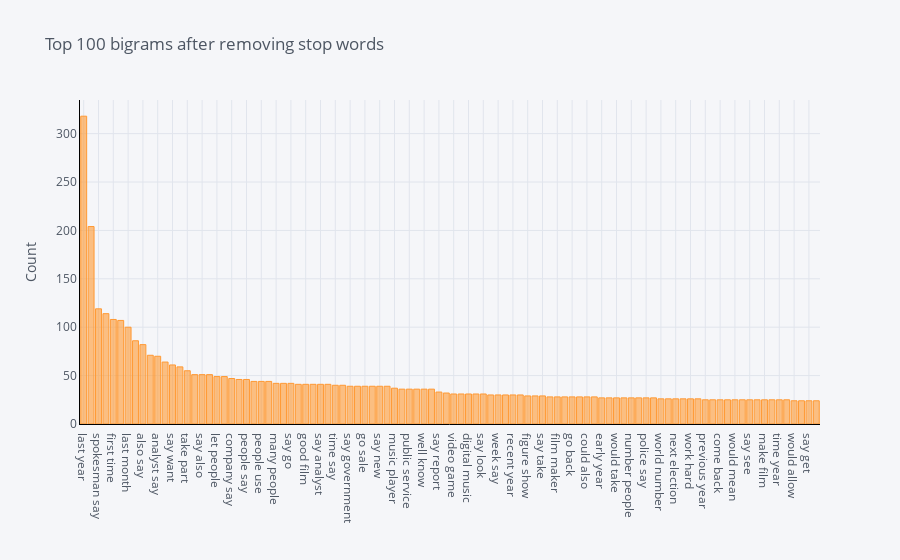

Notebook source saved alongside this figure:
### Code cell
plot_model(plot = 'bigram')

### Figure 1 — Plotly figure (JSON) as saved in the notebook; plotly's stock layout.template omitted (floating-point values rounded to 4 significant figures)
{"data": [{"marker": {"color": "rgba(255, 153, 51, 0.6)", "line": {"color": "rgba(255, 153, 51, 1.0)", "width": 1}}, "name": "count", "orientation": "v", "text": "", "type": "bar", "x": ["last year", "say would", "spokesman say", "last week", "first time", "say say", "last month", "next year", "also say", "year say", "analyst say", "take place", "say want", "next week", "take part", "say statement", "say also", "say plan", "let people", "say think", "company say", "firm say", "people say", "report say", "people use", "next month", "many people", "government say", "say go", "half time", "good film", "say people", "say analyst", "say make", "time say", "say could", "say government", "say add", "go sale", "young people", "say new", "would make", "music player", "say hope", "public service", "would also", "well know", "say expect", "say report", "say many", "video game", "say good", "digital music", "first half", "say look", "statement say", "week say", "people want", "recent year", "could use", "figure show", "new year", "say take", "take action", "film maker", "end year", "go back", "make clear", "could also", "later year", "early year", "good director", "would take", "local government", "number people", "play game", "police say", "also include", "world number", "good actor", "next election", "tory say", "work hard", "early week", "previous year", "would put", "come back", "come year", "would mean", "say feel", "say see", "make easy", "make film", "take advantage", "time year", "would help", "would allow", "would give", "say get", "well say"], "y": [318, 204, 119, 114, 108, 107, 100, 86, 82, 71, 70, 64, 61, 59, 55, 51, 51, 51, 49, 49, 47, 46, 46, 44, 44, 44, 42, 42, 42, 41, 41, 41, 41, 41, 40, 40, 39, 39, 39, 39, 39, 39, 37, 36, 36, 36, 36, 36, 33, 32, 31, 31, 31, 31, 31, 30, 30, 30, 30, 30, 29, 29, 29, 28, 28, 28, 28, 28, 28, 28, 27, 27, 27, 27, 27, 27, 27, 27, 26, 26, 26, 26, 26, 26, 25, 25, 25, 25, 25, 25, 25, 25, 25, 25, 25, 25, 24, 24, 24, 24]}], "layout": {"legend": {"bgcolor": "#F5F6F9", "font": {"color": "#4D5663"}}, "paper_bgcolor": "#F5F6F9", "plot_bgcolor": "#F5F6F9", "title": {"font": {"color": "#4D5663"}, "text": "Top 100 bigrams after removing stop words"}, "xaxis": {"gridcolor": "#E1E5ED", "linecolor": "black", "showgrid": true, "tickfont": {"color": "#4D5663"}, "title": {"font": {"color": "#4D5663"}, "text": ""}, "zerolinecolor": "#E1E5ED"}, "yaxis": {"gridcolor": "#E1E5ED", "linecolor": "black", "showgrid": true, "tickfont": {"color": "#4D5663"}, "title": {"font": {"color": "#4D5663"}, "text": "Count"}, "zerolinecolor": "#E1E5ED"}}}
